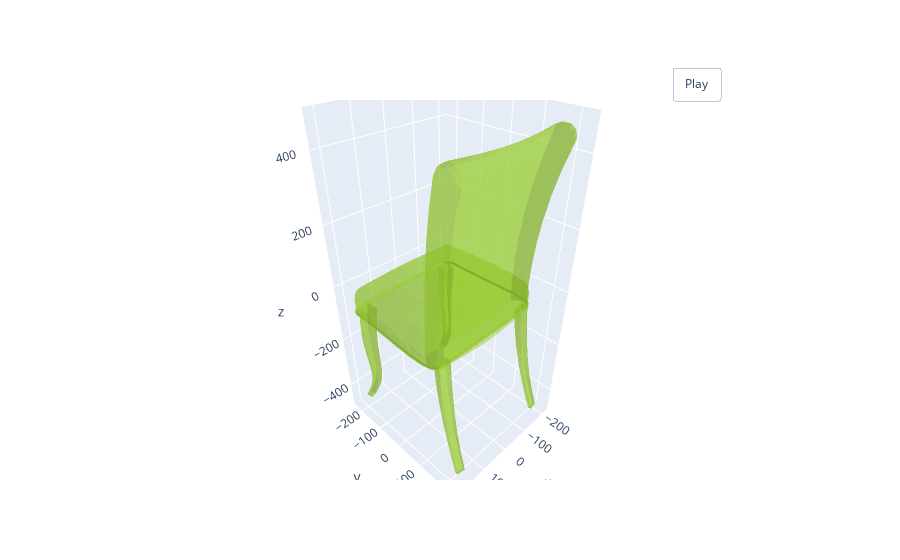

This figure's notebook cell:
### Code cell
with open(base_dir/"chair_0003.off", 'r') as f:
    verts, faces = read_off(f)
    
i,j,k = np.array(faces).T
x,y,z = np.array(verts).T
len(x)
visualize_rotate([go.Mesh3d(x=x, y=y, z=z, color='yellowgreen', opacity=0.510, i=i,j=j,k=k)]).show()

### Figure 1 — Plotly figure (JSON) as saved in the notebook; plotly's stock layout.template omitted (floating-point values rounded to 4 significant figures; data arrays with more than 128 entries replaced by an {"elided": "..."} marker saying what was removed)
{"data": [{"color": "yellowgreen", "i": {"elided": "2628 int values"}, "j": {"elided": "2628 int values"}, "k": {"elided": "2628 int values"}, "opacity": 0.51, "type": "mesh3d", "x": {"elided": "7884 float values"}, "y": {"elided": "7884 float values"}, "z": {"elided": "7884 float values"}}], "layout": {"updatemenus": [{"buttons": [{"args": [null, {"frame": {"duration": 50, "redraw": true}, "fromcurrent": true, "mode": "immediate", "transition": {"duration": 0}}], "label": "Play", "method": "animate"}], "pad": {"r": 10, "t": 45}, "showactive": false, "type": "buttons", "x": 0.8, "xanchor": "left", "y": 1, "yanchor": "bottom"}]}}
